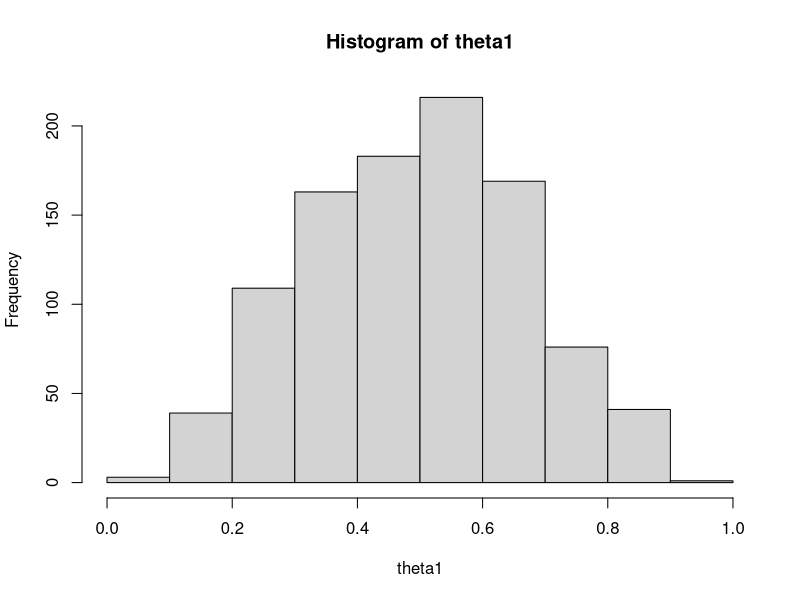
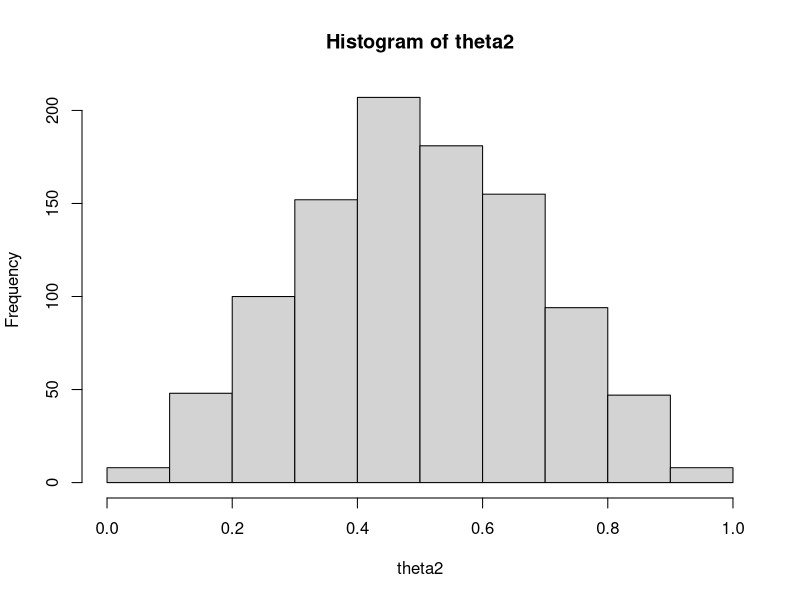
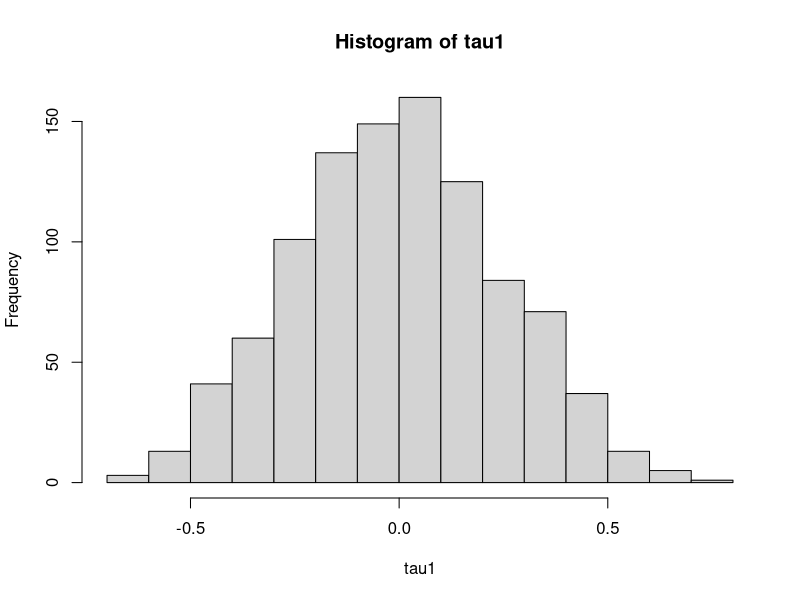
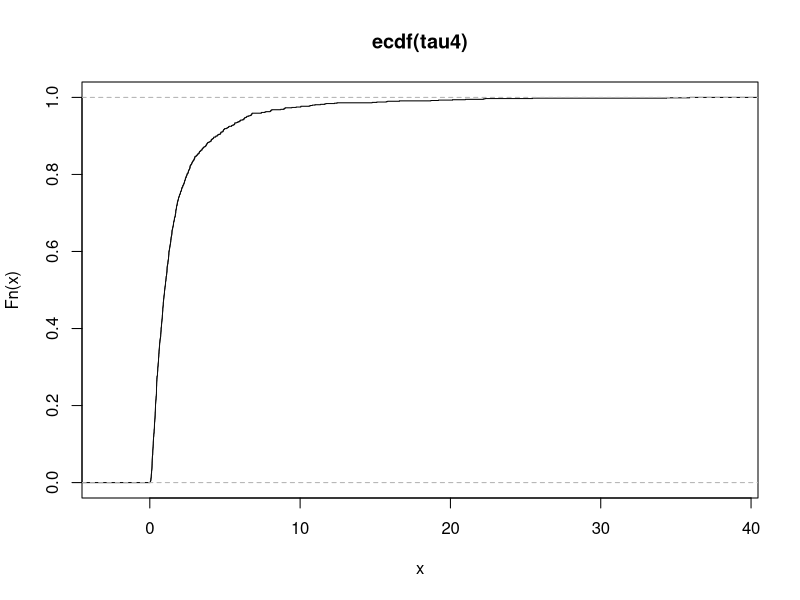

The R script that drew these images, in order:
set.seed(97531)
n=1000

#generate random sample for theta_1
theta1=rbeta(n,shape1=4.0, shape2=4.0)
hist(theta1)
mean(theta1)
median(theta1)

#generate random sample for theta_2
theta2=rbeta(n,shape1=3.0, shape2=3.0)
hist(theta2)
mean(theta2)
median(theta2)

#tau1,tau4
tau1=theta1-theta2
tau4=theta1*(1-theta2)/theta2/(1-theta1)
mean(tau1)
var(tau1)
hist(tau1)
PI=quantile(tau1, probs = c(0.025, 0.975))
PI

P=ecdf(tau4)
plot(P)
1-P(1.0)

P1.0=mean((tau4>1.0))
P1.0

PI=quantile(tau4, probs = c(0.025, 0.975))
PI
